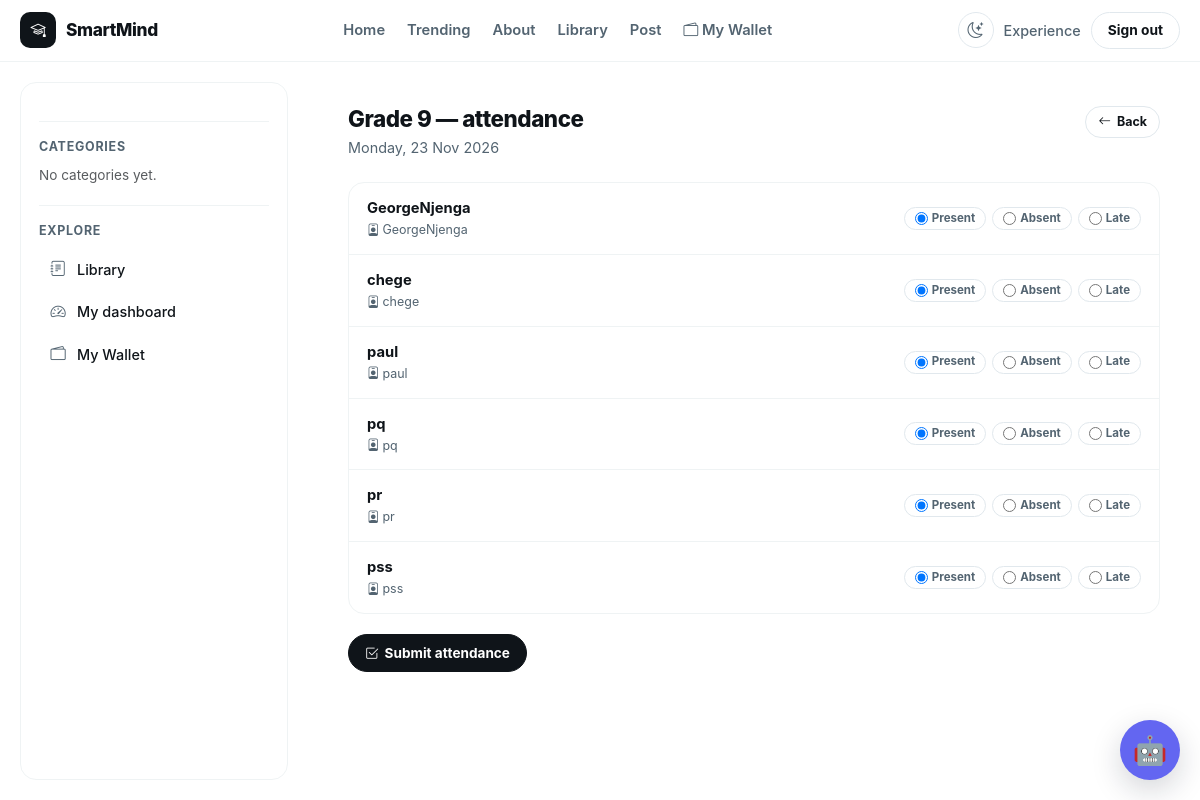
The page /accounts/attendance/mark/2/ (signed in) on the database its author committed.
### accounts/models.py (models this page shows, shortened)
class User(AbstractUser):
    ROLE_CHOICES = [
        ("school_admin", "School Admin"),
        ("teacher", "Teacher"),
        ("student", "Student"),
        ("parent", "Parent"),
    ]
    role = models.CharField(
        max_length=20,
        choices=ROLE_CHOICES,
        default="student",
        db_index=True,
    )
    school = models.ForeignKey(
        "schools.School",
        on_delete=models.CASCADE,
        related_name="users",
        null=True,
        blank=True,
    )
    school_class = models.ForeignKey(
        "schools.SchoolClass",
        on_delete=models.SET_NULL,
        related_name="students",
        null=True,
        blank=True,
    )
    teacher_role = models.ForeignKey(
        "TeacherRole",
        on_delete=models.SET_NULL,
        null=True,
        blank=True,
        related_name="teachers",
    )
    admission_number = models.CharField(
        max_length=30,
        unique=True,
        blank=True,
        null=True,
        db_index=True,
    )
    employee_number = models.CharField(
        max_length=30,
        unique=True,
        blank=True,
        null=True,
        db_index=True,
    )
    tsc_number = models.CharField(
        max_length=30,
        blank=True,
        null=True,
    )
    phone_number = models.CharField(max_length=20, blank=True)
    profile_picture = models.ImageField(upload_to="profiles/", blank=True, null=True)
    date_of_birth = models.DateField(blank=True, null=True)
    is_verified = models.BooleanField(default=False)
    created_at = models.DateTimeField(default=timezone.now)
    updated_at = models.DateTimeField(auto_now=True)
    is_approved = models.BooleanField(
        default=False,
        db_index=True,
        help_text=(
            "False for teacher/parent/school_admin until a superadmin approves. "
            "Students are auto-approved in clean()."
        ),
    )
    approval_requested_at = models.DateTimeField(default=timezone.now)
    approved_by = models.ForeignKey(
        "self",
        null=True,
        blank=True,
        on_delete=models.SET_NULL,
        related_name="approved_users",
    )
    def clean(self):
        super().clean()
        if self.is_superuser:
            return
        role_changed = False
        if self.pk:
            previous = (
                type(self)
                .objects.filter(pk=self.pk)
                .values_list("role", flat=True)
                .first()
            )
            if previous is not None and previous != self.role:
                role_changed = True
        if self.role == "student":
            self.is_approved = True
            self.approved_by = None
        elif not self.pk or role_changed:
            self.is_approved = False
            self.approved_by = None
            self.approval_requested_at = timezone.now()
        if self.role == "teacher":
            if not self.employee_number:
                raise ValidationError(
                    {"employee_number": "Teachers must have an employee number."}
                )
            if not self.teacher_role:
                raise ValidationError(
                    {"teacher_role": "Teachers must have a teacher role."}
                )
        if self.role == "student" and not self.admission_number:
            raise ValidationError(
                {"admission_number": "Students must have an admission number."}
            )
        if self.role != "teacher":
            self.teacher_role = None

### schools/models.py (models this page shows, shortened)
class SchoolClass(models.Model):
    LEVEL_CHOICES = [
        ("pre_primary", "Pre-Primary"),
        ("lower_primary", "Lower Primary"),
        ("upper_primary", "Upper Primary"),
        ("junior_school", "Junior School"),
        ("senior_school", "Senior School"),
    ]
    school = models.ForeignKey(
        School,
        on_delete=models.CASCADE,
        related_name="classes"
    )
    name = models.CharField(max_length=50)
    level = models.CharField(
        max_length=30,
        choices=LEVEL_CHOICES
    )
    order = models.PositiveSmallIntegerField(
        default=1,
        help_text="Used to sort classes."
    )
    is_active = models.BooleanField(default=True)
    class Meta:
        unique_together = ("school", "name")
        ordering = ["order", "name"]

### accounts/views.py (the view, shortened to what this page needs)
# urls.py: path("attendance/mark/<int:class_id>/",  views.attendance_class_mark,     name="attendance_class_mark"),
@login_required
def attendance_class_mark(request, class_id):
    user   = request.user
    school = getattr(user, "school", None)
    klass = get_object_or_404(
        SchoolClass, pk=class_id,
        **({"school": school} if school and not user.is_superuser else {}),
    )
    students = (
        User.objects
        .filter(
            role="student",
            school=klass.school,
            enrollments__school_class=klass,
            enrollments__status="ACTIVE",
        )
        .order_by("first_name", "last_name", "username")
        .distinct()
    )
    return render(request, "class_mark.html", {
        "today":    timezone.localdate(),
        "class":    klass,
        "students": students,
    })

### accounts/templates/class_mark.html (shortened to what this page needs)
{% extends "base.html" %}
{% block content %}
<div class="attendance-page">
  <div class="page-head">
    <div>
      <h3>{{ class.name }} — attendance</h3>
      <div class="sub">{{ today|date:"l, j M Y" }}</div>
    </div>
    <a href="{% url 'attendance_mark' %}" class="btn btn-sm">
      <i class="bi bi-arrow-left"></i> Back
    </a>
  </div>
  <form method="post">
    <div class="section">
      <div class="session-list">
        {% for s in students %}
          <div class="session-item">
            <div class="session-body">
              <p class="session-title">{{ s.get_full_name|default:s.username }}</p>
              <div class="session-meta">
                <span><i class="bi bi-person-badge"></i>{{ s.username }}</span>
              </div>
            </div>
            <div class="session-status" style="display:flex;gap:6px;">
              <label class="badge" style="cursor:pointer;">
                <input type="radio" name="status_{{ s.id }}" value="present" checked> Present
              </label>
              <label class="badge" style="cursor:pointer;">
                <input type="radio" name="status_{{ s.id }}" value="absent"> Absent
              </label>
              <label class="badge" style="cursor:pointer;">
                <input type="radio" name="status_{{ s.id }}" value="late"> Late
              </label>
            </div>
          </div>
        {% empty %}
          <div class="empty">
            <i class="bi bi-people"></i>
            <p>No active learners in this class.</p>
          </div>
        {% endfor %}
      </div>
    </div>
    {% if students %}
      <button type="submit" class="btn btn-primary">
        <i class="bi bi-check2-square"></i> Submit attendance
      </button>
    {% endif %}
  </form>
</div>
{% endblock %}

### blog/templates/base.html (shortened to what this page needs)
{% load static %}
<!DOCTYPE html>
<html lang="en" data-theme="light">
<head>
    <link href="https://cdn.jsdelivr.net/npm/bootstrap@5.3.7/dist/css/bootstrap.min.css" rel="stylesheet">
    <link rel="stylesheet" href="https://cdn.jsdelivr.net/npm/bootstrap-icons@1.11.3/font/bootstrap-icons.min.css">
    <link rel="stylesheet" href="{% static 'smartmind_ai/chatbot.css' %}">
    <link rel="stylesheet" href="{% static 'django_ckeditor_5/dist/styles.css' %}">
    <link rel="stylesheet" href="{% static 'css/comments.css' %}">
</head>
<body>
<div class="site-shell">
    <header class="site-navbar" id="siteNavbar">
        <div class="nav-inner">
            <a href="{% url 'dashboard' %}" class="brand">
                <span class="brand-badge"><i class="bi bi-mortarboard"></i></span>
                <span>SmartMind</span>
            </a>
            <nav class="nav-links" aria-label="Main navigation">
                {% if user.is_authenticated %}
                    <a href="{% url 'dashboard' %}">Home</a>
                {% else %}
                    <a href="{% url 'blog:home' %}">Home</a>
                {% endif %}
                <a href="{% url 'blog:trending' %}">Trending</a>
                <a href="#">About</a>
                <a href="{% url 'library:home' %}">Library</a>
        {% if user.is_authenticated %}
    {% if user.is_superuser or user.role == "superadmin" or user.role == "school_admin" or user.role == "teacher" %}
        <a href="{% url 'blog:add_post' %}">Post</a>
    {% endif %}
    {% if user.is_superuser or user.role == "superadmin" or user.role == "school_admin" %}
        <a href="{% url 'blog:creator_wallet_management' %}">
            <i class="bi bi-wallet2"></i> Creator Wallet Management
        </a>
    {% elif user.role == "teacher" %}
        <a href="{% url 'blog:creator_wallet' %}">
            <i class="bi bi-wallet2"></i> My Wallet
        </a>
    {% endif %}
{% endif %}
            </nav>
            <div class="nav-actions">
                <button type="button"
                        class="theme-toggle"
                        id="themeToggle"
                        aria-label="Toggle dark mode"
                        title="Toggle light / dark theme">
                    <i class="bi bi-moon-stars icon-moon"></i>
                </button>
                <div class="user-box">
                    {% if user.is_authenticated %}
                        <span>{{ user.username }}</span>
                        <form action="{% url 'logout' %}" method="post" class="m-0">
                            <button type="submit" class="btn-pill">Sign out</button>
                        </form>
                    {% else %}
                        <a href="{% url 'login' %}" class="btn-pill">Sign in</a>
                    {% endif %}
                </div>
            </div>
        </div>
    </header>
    <div class="layout">
        <aside class="sidebar" id="appSidebar">
            <div class="sidebar-section">
                <h3>Categories</h3>
                <div class="sidebar-links">
                    {% for category in categories %}
                        <a href="{% url 'blog:category_post' category.slug %}">
                            <i class="bi bi-folder2"></i>
                            <span>{{ category.name }}</span>
                        </a>
                    {% empty %}
                        <p class="text-muted mb-0" style="font-size:.85rem;">No categories yet.</p>
                    {% endfor %}
                </div>
            </div>
            <div class="sidebar-section">
                <h3>Explore</h3>
                <div class="sidebar-links">
                    <a href="{% url 'library:home' %}">
                        <i class="bi bi-journal-text"></i>
                        <span>Library</span>
                    </a>
                    {% if user.is_authenticated %}
                        <a href="{% url 'dashboard' %}">
                            <i class="bi bi-speedometer2"></i>
                            <span>My dashboard</span>
                        </a>
                    {% endif %}
                    {% if user.is_authenticated and user.role == "teacher" %}
    <a href="{% url 'blog:creator_wallet' %}">
        <i class="bi bi-wallet2"></i>
        <span>My Wallet</span>
    </a>
{% endif %}
                </div>
            </div>
        </aside>
        <main>
            <div class="content-wrap">
                {% block content %}{% endblock %}
            </div>
        </main>
    </div>
</div>
{% include "smartmind_ai/chatbot.html" %}
</body>
</html>

### blog/templates/base.html (style rules this page uses)
:root, [data-theme="light"] { --bg: #ffffff; --surface: #ffffff; --surface-solid: #ffffff; --surface-alt: #f7f9f9; --text: #0f1419; --muted: #536471; --soft: #71767b; --primary: #0f1419; --primary-hover: #000000; --primary-soft: #eff3f4; --border: #eff3f4; --border-solid: #e1e8ed; --hover: #f7f9f9; --hover-strong: #eff3f4; --shadow: 0 1px 3px rgba(0, 0, 0, 0.04); --shadow-sm: 0 1px 2px rgba(0, 0, 0, 0.03); --navbar-bg: rgba(255, 255, 255, 0.85); --radius: 16px; --navbar-h: 68px; --sidebar-w: 268px; --layout-pad: 20px; --ease: cubic-bezier(.4, 0, .2, 1); }
* { box-sizing: border-box; }
html { scroll-behavior: smooth; }
body { margin: 0; font-family: -apple-system, BlinkMacSystemFont, "Segoe UI", Roboto, Helvetica, Arial, sans-serif; background: var(--bg); color: var(--text); overflow-x: hidden; transition: background-color .2s var(--ease), color .2s var(--ease); -webkit-font-smoothing: antialiased; }
a { text-decoration: none; }
.site-shell { min-height: 100vh; display: flex; flex-direction: column; }
.site-navbar { position: sticky; top: 0; z-index: 1030; backdrop-filter: blur(14px); -webkit-backdrop-filter: blur(14px); background: var(--navbar-bg); border-bottom: 1px solid var(--border); transition: background-color .2s var(--ease), border-color .2s var(--ease); }
.nav-inner { max-width: 1360px; margin: 0 auto; padding: 12px 20px; display: flex; align-items: center; justify-content: space-between; gap: 16px; }
.brand { display: flex; align-items: center; gap: 10px; font-weight: 800; color: var(--text); font-size: 1.08rem; white-space: nowrap; letter-spacing: -0.02em; }
.brand-badge { width: 36px; height: 36px; display: grid; place-items: center; border-radius: 10px; background: var(--text); color: var(--bg); font-size: .95rem; transition: background-color .2s var(--ease), color .2s var(--ease); }
.nav-links { display: flex; align-items: center; gap: 22px; flex-wrap: wrap; }
.nav-links a { color: var(--muted); font-weight: 600; font-size: .92rem; transition: color .15s var(--ease); position: relative; padding: 4px 0; }
.nav-actions { display: flex; align-items: center; gap: 10px; }
.user-box { display: flex; align-items: center; gap: 10px; color: var(--muted); font-size: .9rem; font-weight: 500; }
.btn-pill { border: 1px solid var(--border-solid); background: transparent; color: var(--text); padding: 7px 16px; border-radius: 999px; font-weight: 700; font-size: .86rem; cursor: pointer; transition: background .15s var(--ease), color .15s var(--ease), border-color .15s var(--ease); }
.theme-toggle { width: 36px; height: 36px; border-radius: 50%; border: 1px solid var(--border-solid); background: transparent; color: var(--muted); cursor: pointer; display: inline-flex; align-items: center; justify-content: center; font-size: 1rem; transition: background .15s var(--ease), color .15s var(--ease), border-color .15s var(--ease); -webkit-tap-highlight-color: transparent; flex-shrink: 0; padding: 0; }
.theme-toggle .icon-moon { display: inline; }
.layout { display: flex; align-items: flex-start; width: 100%; padding: var(--layout-pad); flex: 1; }
.sidebar { position: fixed; top: calc(var(--navbar-h) + var(--layout-pad)); left: var(--layout-pad); width: var(--sidebar-w); height: calc(100vh - var(--navbar-h) - (var(--layout-pad) * 2)); overflow-y: auto; background: var(--surface); border: 1px solid var(--border); border-radius: var(--radius); padding: 18px; z-index: 1040; transition: background-color .2s var(--ease), border-color .2s var(--ease), transform .2s var(--ease); }
.sidebar-section + .sidebar-section { margin-top: 20px; padding-top: 18px; border-top: 1px solid var(--border); }
.sidebar h3 { margin: 0 0 10px; font-size: .78rem; font-weight: 700; text-transform: uppercase; letter-spacing: .06em; color: var(--muted); }
.sidebar-links { display: grid; gap: 2px; }
.sidebar-links a, .sidebar-link-btn { display: flex; align-items: center; gap: 10px; padding: 9px 10px; border-radius: 10px; color: var(--text); font-size: .9rem; font-weight: 500; transition: background .15s var(--ease), color .15s var(--ease); background: none; border: none; width: 100%; text-align: left; font-family: inherit; cursor: pointer; }
.sidebar-links a i, .sidebar-link-btn i { color: var(--muted); font-size: .95rem; width: 18px; text-align: center; transition: color .15s var(--ease); }
main { flex: 1; margin-left: calc(var(--sidebar-w) + (var(--layout-pad) * 2)); min-width: 0; padding: 0; }
.content-wrap { background: transparent; min-width: 0; }

### rows shown on the page
User: username "Experience"
SchoolClass: name "Grade 9"
User: get_full_name "GeorgeNjenga", username "GeorgeNjenga"
User: get_full_name "chege", username "chege"
User: get_full_name "paul", username "paul"
User: get_full_name "pq", username "pq"
User: get_full_name "pr", username "pr"
User: get_full_name "pss", username "pss"

### other values the page prints
{{ today|date:"l, j M Y" }} "Monday, 23 Nov 2026"
